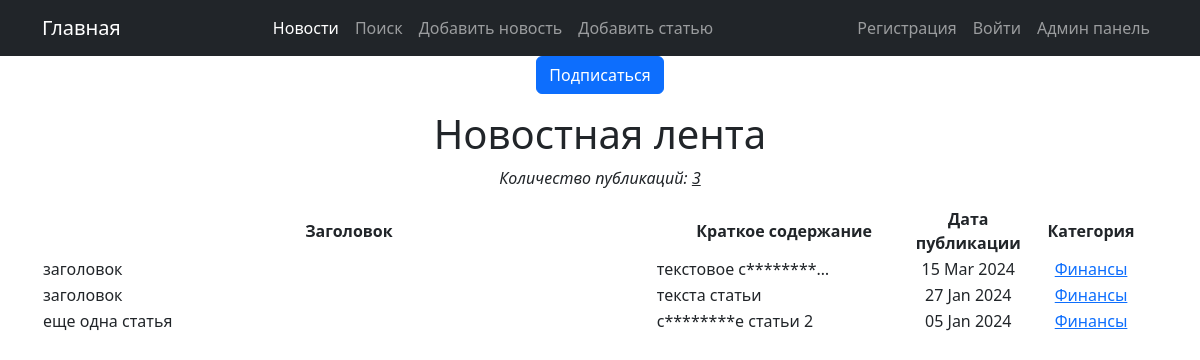
The app's page /news/categories/2/ with its own data.
### news/models.py (models this page shows, shortened)
class Post(models.Model):
    author = models.ForeignKey(Author, on_delete=models.CASCADE, related_name='posts', verbose_name='Автор')
    post_type = models.CharField(max_length=2,
                                 choices=POST_TYPES,
                                 default=news,
                                 verbose_name='Тип публикации')
    datetime_post = models.DateTimeField(auto_now_add=True)
    category = models.ManyToManyField(Category, through='PostCategory', related_name='posts_categories')
    title = models.CharField(max_length=200, verbose_name='Заголовок')
    text = models.TextField(verbose_name='Текст')
    rating = models.IntegerField(default=0, verbose_name='Рейтинг публикации')

class Category(models.Model):
    name = models.CharField(max_length=100, unique=True, verbose_name='Название')
    subscribers = models.ManyToManyField(User, blank=True, related_name='categories', verbose_name='Подписчики')
    def __str__(self):
        return self.name

### news/views.py (the view)
# urls.py: path('categories/<int:pk>/', CategoryListView.as_view(), name='category_list'),
class CategoryListView(PostsList):
    model = Post
    template_name = 'news/category_list.html'
    context_object_name = 'category_news_list'
    def get_queryset(self):
        self.category = get_object_or_404(Category, id=self.kwargs['pk'])
        queryset = Post.objects.filter(category=self.category).order_by('-datetime_post')
        return queryset
    def get_context_data(self, **kwargs):
        context = super().get_context_data(**kwargs)
        context['is_not_subscriber'] = self.request.user not in self.category.subscribers.all()
        context['category'] = self.category
        return context

### news/templatetags/custom_filters.py (called while the page is built)
def clear_str(word: str) -> str:
    new_word = map(lambda x: x if x not in punctuation else "", word)
    result = ''.join(new_word)
    return result.lower()

@register.filter()
def censor(text_in):
    words_list = text_in.split()
    if isinstance(text_in, str):
        for word in words_list:
            if clear_str(word) in censor_list:
                text_in = text_in.replace(word[1:], '*' * (len(word) - 2) + word[-1])
    return text_in

### templates/news/category_list.html (shortened to what this page needs)
{% extends 'flatpages/default.html' %}
{% load custom_filters %}
{% block content %}
    {% if is_not_subscriber %}
        <p class="text-center">
            <a href="{% url 'subscribe' category.id %}" class="btn btn-primary btn-md">Подписаться</a>
        </p>
    {% else %}
        <p class="text-center">
            <a href="{% url 'unsubscribe' category.id %}" class="btn btn-primary btn-md">Отписаться</a>
        </p>
    {% endif %}
    <h1>Новостная лента</h1>
    {% if category_news_list %}
    <p><i>Количество публикаций: <u>{{category_news_list|length}}</u></i></p>
    <table width="100%">
        <tr align="center">
            <th>Заголовок</th>
            <th>Краткое содержание</th>
            <th>Дата публикации</th>
            <th>Категория</th>
        </tr>
        {% for post in category_news_list %}
        <tr class="{% cycle 'green' 'white' %}">
            <td align="left" width="55%">
                {% if post.post_type == "NE" %}
                    <a class="nav-link" href="/news/{{ post.id }}">{{ post.title|censor }}</a>
                {% else %}
                   <a class="nav-link" href="/article/{{ post.id }}">{{ post.title|censor }}</a>
                {% endif %}
            </td>
            <td align="left" width="23%">{{ post.text|censor|truncatechars:20 }}</td>
            <td align="center" width="10%">{{ post.datetime_post|date:'d M Y' }}</td>
            <td width="12%">
                {% for category in post.category.all %}
                    <a href="{% url 'category_list' category.id %}">{{ category }}</a>
                {% endfor %}
            </td>
        </tr>
        {% endfor %}
    </table>
    {% else %}
        <h2>Публикаций нет!</h2>
    {% endif %}
{% endblock content %}

### records on screen
Post: title|censor "заголовок", text|censor "текстовое с********…", datetime_post "15 Mar 2024"
Category: name "Финансы"
Post: title|censor "заголовок", text|censor "текста статьи", datetime_post "27 Jan 2024"
Post: title|censor "еще одна статья", text|censor "с********е статьи 2", datetime_post "05 Jan 2024"

### other values on screen
{{ category_news_list|length }} "3"
